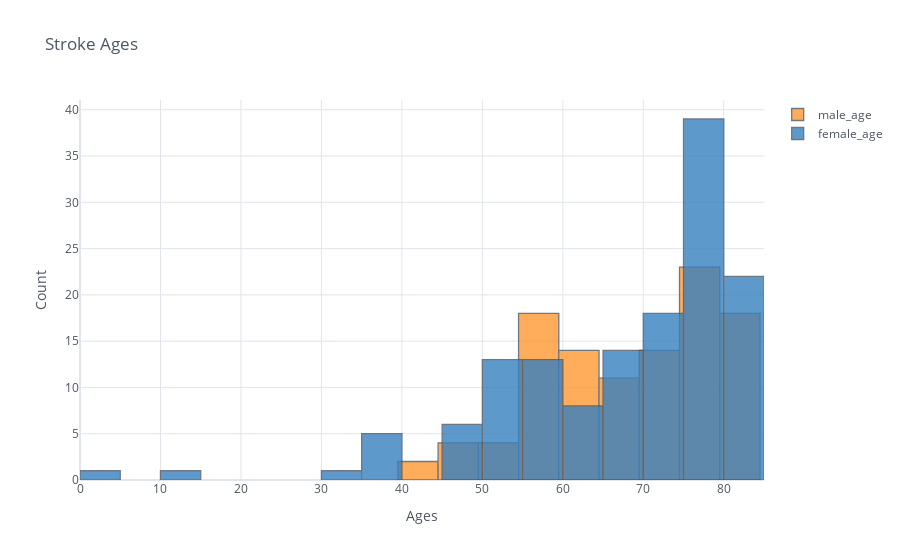

Notebook cell for this chart:
### Code cell
stroke = df.loc[df['stroke']== 1].reset_index()

stroke["male_age"]=stroke[stroke["gender"]=="Male"]["age"]
stroke["female_age"]=stroke[stroke["gender"]=="Female"]["age"]
stroke[["male_age","female_age"]].iplot(kind="histogram", bins=20, theme="white", title="Stroke Ages",
         xTitle='Ages', yTitle='Count')

### Figure 1 — Plotly figure (JSON) as saved in the notebook; plotly's stock layout.template omitted (floating-point values rounded to 4 significant figures; data arrays with more than 128 entries replaced by an {"elided": "..."} marker saying what was removed)
{"data": [{"histfunc": "count", "histnorm": "", "marker": {"color": "rgba(255, 153, 51, 1.0)", "line": {"color": "#4D5663", "width": 1.3}}, "name": "male_age", "nbinsx": 20, "opacity": 0.8, "orientation": "v", "type": "histogram", "x": {"elided": "249 int values"}}, {"histfunc": "count", "histnorm": "", "marker": {"color": "rgba(55, 128, 191, 1.0)", "line": {"color": "#4D5663", "width": 1.3}}, "name": "female_age", "nbinsx": 20, "opacity": 0.8, "orientation": "v", "type": "histogram", "x": {"elided": "249 float values"}}], "layout": {"barmode": "overlay", "legend": {"bgcolor": "#FFFFFF", "font": {"color": "#4D5663"}}, "paper_bgcolor": "#FFFFFF", "plot_bgcolor": "#FFFFFF", "title": {"font": {"color": "#4D5663"}, "text": "Stroke Ages"}, "xaxis": {"gridcolor": "#E1E5ED", "showgrid": true, "tickfont": {"color": "#4D5663"}, "title": {"font": {"color": "#4D5663"}, "text": "Ages"}, "zerolinecolor": "#E1E5ED"}, "yaxis": {"gridcolor": "#E1E5ED", "showgrid": true, "tickfont": {"color": "#4D5663"}, "title": {"font": {"color": "#4D5663"}, "text": "Count"}, "zerolinecolor": "#E1E5ED"}}}
